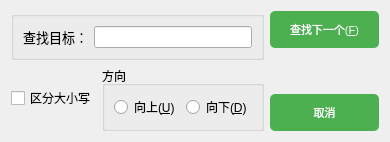
<?xml version="1.0" encoding="UTF-8"?>
<ui version="4.0">
 <class>SearchDialog</class>
 <widget class="QDialog" name="SearchDialog">
  <property name="geometry">
   <rect>
    <x>0</x>
    <y>0</y>
    <width>382</width>
    <height>123</height>
   </rect>
  </property>
  <property name="windowTitle">
   <string>查找</string>
  </property>
  <property name="windowIcon">
   <iconset resource="icons.qrc">
    <normaloff>:/new/images/img/check.png</normaloff>:/new/images/img/check.png</iconset>
  </property>
  <layout class="QGridLayout" name="gridLayout">
   <item row="0" column="0">
    <layout class="QVBoxLayout" name="verticalLayout">
     <item>
      <widget class="QGroupBox" name="groupBox">
       <property name="title">
        <string/>
       </property>
       <layout class="QHBoxLayout" name="horizontalLayout">
        <item>
         <widget class="QLabel" name="labelSearch">
          <property name="font">
           <font>
            <pointsize>10</pointsize>
           </font>
          </property>
          <property name="text">
           <string>查找目标：</string>
          </property>
         </widget>
        </item>
        <item>
         <widget class="QLineEdit" name="SearchEdit"/>
        </item>
       </layout>
      </widget>
     </item>
     <item>
      <layout class="QHBoxLayout" name="horizontalLayout_3">
       <item>
        <widget class="QCheckBox" name="checkBox">
         <property name="text">
          <string>区分大小写</string>
         </property>
        </widget>
       </item>
       <item>
        <widget class="QGroupBox" name="groupBox_3">
         <property name="title">
          <string>方向</string>
         </property>
         <layout class="QHBoxLayout" name="horizontalLayout_2">
          <item>
           <widget class="QRadioButton" name="rbUp">
            <property name="text">
             <string>向上(&amp;U)</string>
            </property>
           </widget>
          </item>
          <item>
           <widget class="QRadioButton" name="rbDown">
            <property name="text">
             <string>向下(&amp;D)</string>
            </property>
           </widget>
          </item>
         </layout>
        </widget>
       </item>
      </layout>
     </item>
    </layout>
   </item>
   <item row="0" column="1">
    <layout class="QVBoxLayout" name="verticalLayout_2">
     <item>
      <widget class="QPushButton" name="btnNext">
       <property name="font">
        <font>
         <pointsize>-1</pointsize>
        </font>
       </property>
       <property name="styleSheet">
        <string notr="true">    background-color: #4CAF50;    /* 背景色 */
    border: none;                /* 无边框 */
    color: white;                /* 文字颜色 */
    padding: 10px 20px;          /* 内边距 */
    font-size: 11px;             /* 字体大小 */
    border-radius: 5px;          /* 圆角 */</string>
       </property>
       <property name="text">
        <string>查找下一个(&amp;F)</string>
       </property>
      </widget>
     </item>
     <item>
      <spacer name="verticalSpacer">
       <property name="orientation">
        <enum>Qt::Vertical</enum>
       </property>
       <property name="sizeHint" stdset="0">
        <size>
         <width>20</width>
         <height>40</height>
        </size>
       </property>
      </spacer>
     </item>
     <item>
      <widget class="QPushButton" name="btnCancel">
       <property name="styleSheet">
        <string notr="true">    background-color: #4CAF50;    /* 背景色 */
    border: none;                /* 无边框 */
    color: white;                /* 文字颜色 */
    padding: 10px 20px;          /* 内边距 */
    font-size:11px;             /* 字体大小 */
    border-radius: 5px;          /* 圆角 */</string>
       </property>
       <property name="text">
        <string>取消</string>
       </property>
      </widget>
     </item>
    </layout>
   </item>
  </layout>
 </widget>
 <resources>
  <include location="icons.qrc"/>
 </resources>
 <connections/>
</ui>
